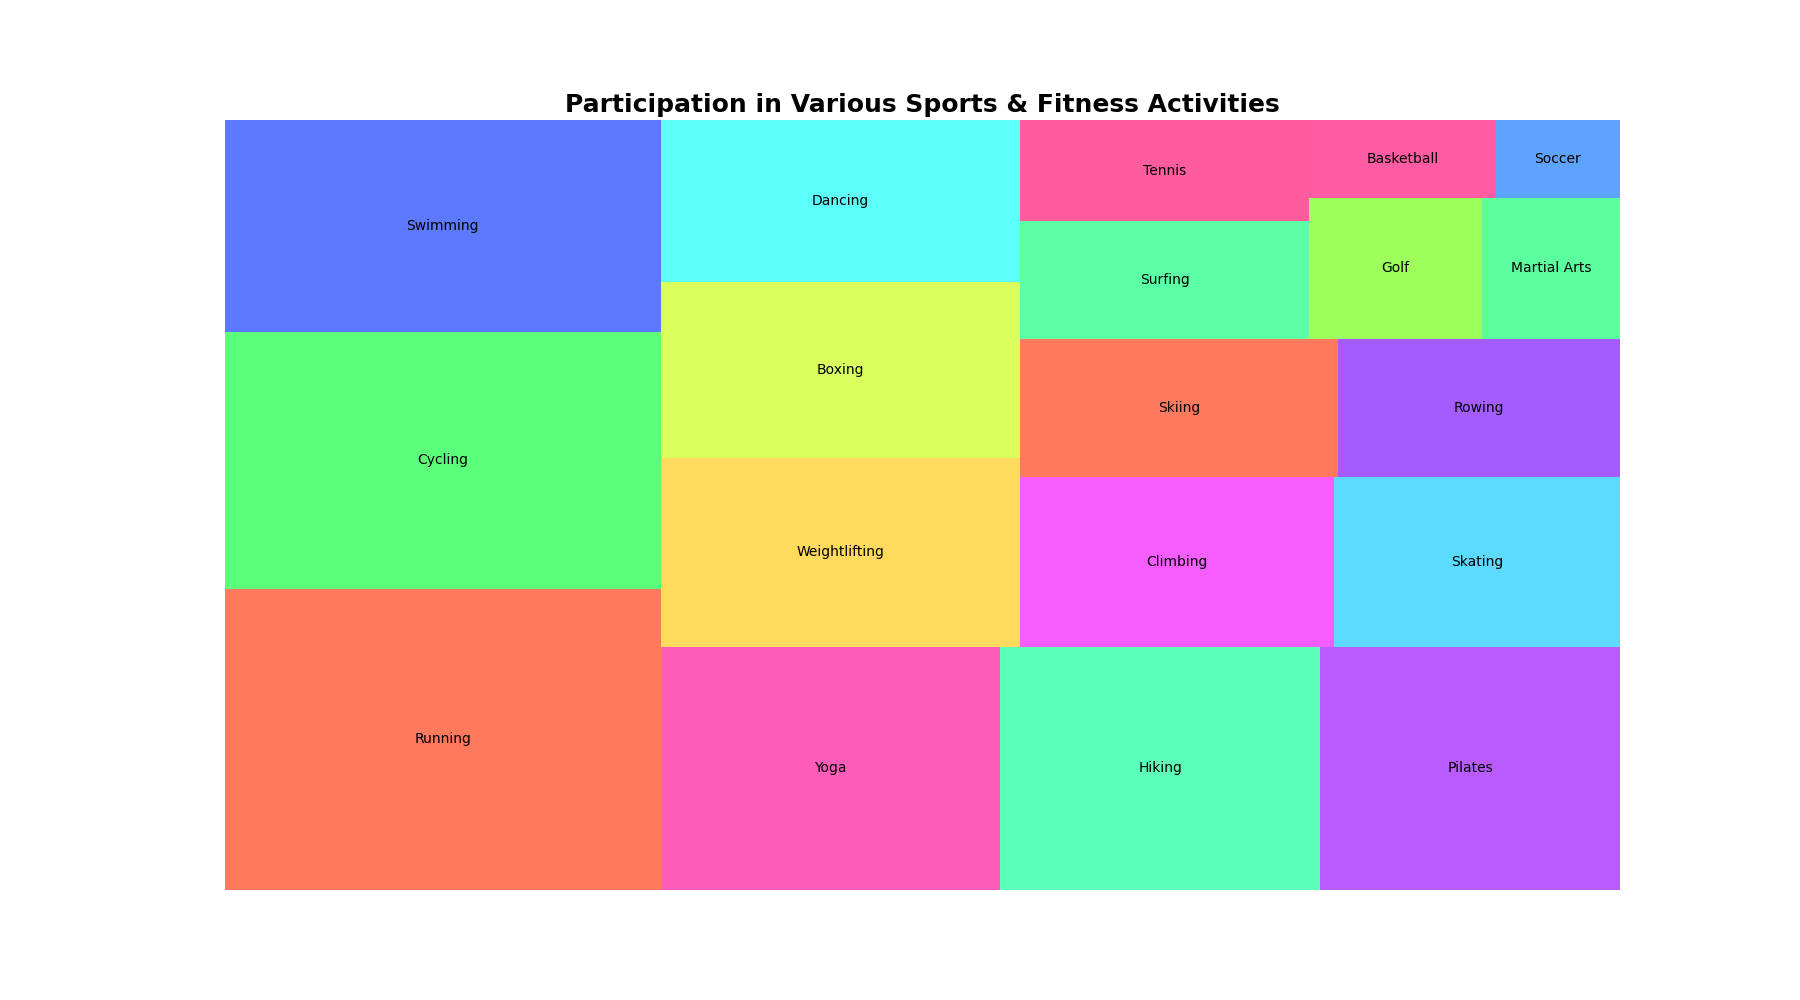

Recreate this plot in Python.

import matplotlib.pyplot as plt
import squarify

# Data points for the treemap
categories = ['Running', 'Cycling', 'Swimming', 'Yoga', 'Hiking', 'Pilates', 'Weightlifting', 'Boxing', 'Dancing', 'Climbing', 'Skating', 'Skiing', 'Rowing', 'Surfing', 'Tennis', 'Golf', 'Martial Arts', 'Basketball', 'Soccer']
count = [1350, 1150, 950, 850, 800, 750, 700, 650, 600, 550, 500, 450, 400, 350, 300, 250, 200, 150, 100]

# TreeMap customization
color_palette = ['#FF5733', '#33FF57', '#3357FF', '#FF33A8', '#33FFA8', '#A833FF', '#FFD133', '#D1FF33', '#33FFF5', '#F533FF', '#33D1FF', '#FF5733', '#8D33FF', '#33FF8D', '#FF3385', '#85FF33', '#33FF85', '#FF338D', '#338DFF']
plt.figure(figsize=(18, 10))

# Creating the treemap
squarify.plot(sizes=count, label=categories, color=color_palette, alpha=0.8)

# Title and labels
plt.title('Participation in Various Sports & Fitness Activities', fontsize=18, fontweight='bold')
plt.axis('off')

plt.show()
